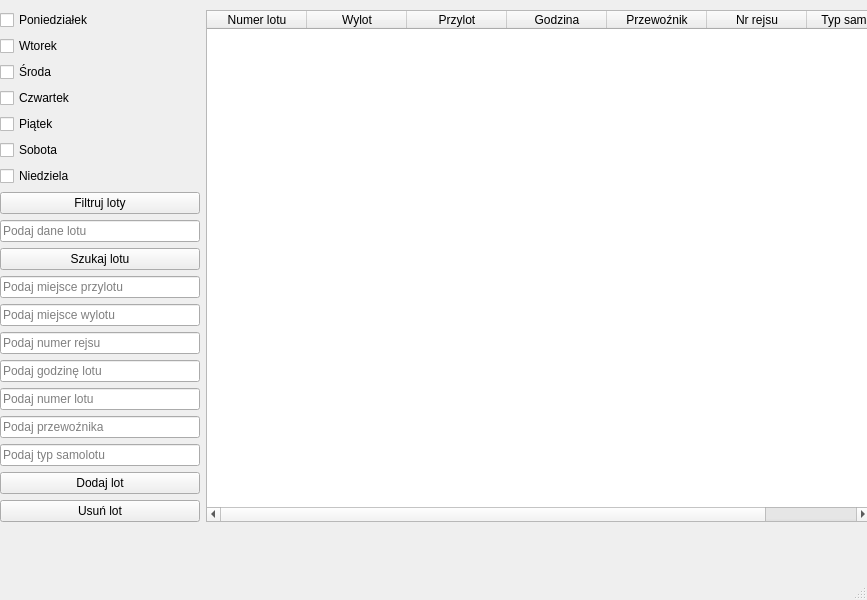
<?xml version="1.0" encoding="UTF-8"?>
<ui version="4.0">
 <class>MainWindow</class>
 <widget class="QMainWindow" name="MainWindow">
  <property name="geometry">
   <rect>
    <x>0</x>
    <y>0</y>
    <width>867</width>
    <height>600</height>
   </rect>
  </property>
  <property name="minimumSize">
   <size>
    <width>800</width>
    <height>400</height>
   </size>
  </property>
  <property name="maximumSize">
   <size>
    <width>16777215</width>
    <height>16777215</height>
   </size>
  </property>
  <property name="windowTitle">
   <string>Lotnisko Rzeszów-Jasionka</string>
  </property>
  <widget class="QWidget" name="centralwidget">
   <property name="enabled">
    <bool>true</bool>
   </property>
   <property name="minimumSize">
    <size>
     <width>1600</width>
     <height>1000</height>
    </size>
   </property>
   <property name="maximumSize">
    <size>
     <width>16777215</width>
     <height>16777215</height>
    </size>
   </property>
   <property name="layoutDirection">
    <enum>Qt::LayoutDirection::LeftToRight</enum>
   </property>
   <property name="autoFillBackground">
    <bool>false</bool>
   </property>
   <widget class="QWidget" name="horizontalLayoutWidget">
    <property name="geometry">
     <rect>
      <x>0</x>
      <y>10</y>
      <width>871</width>
      <height>441</height>
     </rect>
    </property>
    <layout class="QHBoxLayout" name="horizontalLayout_3">
     <property name="spacing">
      <number>6</number>
     </property>
     <property name="sizeConstraint">
      <enum>QLayout::SizeConstraint::SetMinimumSize</enum>
     </property>
     <item>
      <layout class="QVBoxLayout" name="verticalLayout">
       <item>
        <widget class="QCheckBox" name="checkMonday">
         <property name="text">
          <string>Poniedziałek</string>
         </property>
        </widget>
       </item>
       <item>
        <widget class="QCheckBox" name="checkTuesday">
         <property name="text">
          <string>Wtorek</string>
         </property>
        </widget>
       </item>
       <item>
        <widget class="QCheckBox" name="checkWednesday">
         <property name="text">
          <string>Środa</string>
         </property>
        </widget>
       </item>
       <item>
        <widget class="QCheckBox" name="checkThursday">
         <property name="text">
          <string>Czwartek</string>
         </property>
        </widget>
       </item>
       <item>
        <widget class="QCheckBox" name="checkFriday">
         <property name="text">
          <string>Piątek</string>
         </property>
        </widget>
       </item>
       <item>
        <widget class="QCheckBox" name="checkSaturday">
         <property name="text">
          <string>Sobota</string>
         </property>
        </widget>
       </item>
       <item>
        <widget class="QCheckBox" name="checkSunday">
         <property name="text">
          <string>Niedziela</string>
         </property>
        </widget>
       </item>
       <item>
        <widget class="QPushButton" name="btnFilter">
         <property name="maximumSize">
          <size>
           <width>200</width>
           <height>16777215</height>
          </size>
         </property>
         <property name="text">
          <string>Filtruj loty</string>
         </property>
        </widget>
       </item>
       <item>
        <widget class="QLineEdit" name="inputSearch">
         <property name="maximumSize">
          <size>
           <width>200</width>
           <height>16777215</height>
          </size>
         </property>
         <property name="text">
          <string/>
         </property>
         <property name="placeholderText">
          <string>Podaj dane lotu</string>
         </property>
        </widget>
       </item>
       <item>
        <widget class="QPushButton" name="btnSearch">
         <property name="maximumSize">
          <size>
           <width>200</width>
           <height>16777215</height>
          </size>
         </property>
         <property name="text">
          <string>Szukaj lotu</string>
         </property>
        </widget>
       </item>
       <item>
        <widget class="QLineEdit" name="inputArrival">
         <property name="maximumSize">
          <size>
           <width>200</width>
           <height>16777215</height>
          </size>
         </property>
         <property name="placeholderText">
          <string>Podaj miejsce przylotu</string>
         </property>
        </widget>
       </item>
       <item>
        <widget class="QLineEdit" name="inputDeparture">
         <property name="maximumSize">
          <size>
           <width>200</width>
           <height>16777215</height>
          </size>
         </property>
         <property name="placeholderText">
          <string>Podaj miejsce wylotu</string>
         </property>
        </widget>
       </item>
       <item>
        <widget class="QLineEdit" name="inputFlightCode">
         <property name="maximumSize">
          <size>
           <width>200</width>
           <height>16777215</height>
          </size>
         </property>
         <property name="placeholderText">
          <string>Podaj numer rejsu</string>
         </property>
        </widget>
       </item>
       <item>
        <widget class="QLineEdit" name="inputTime">
         <property name="maximumSize">
          <size>
           <width>200</width>
           <height>16777215</height>
          </size>
         </property>
         <property name="placeholderText">
          <string>Podaj godzinę lotu</string>
         </property>
        </widget>
       </item>
       <item>
        <widget class="QLineEdit" name="inputFlightNumber">
         <property name="maximumSize">
          <size>
           <width>200</width>
           <height>16777215</height>
          </size>
         </property>
         <property name="placeholderText">
          <string>Podaj numer lotu</string>
         </property>
        </widget>
       </item>
       <item>
        <widget class="QLineEdit" name="inputCarrier">
         <property name="maximumSize">
          <size>
           <width>200</width>
           <height>16777215</height>
          </size>
         </property>
         <property name="placeholderText">
          <string>Podaj przewoźnika</string>
         </property>
        </widget>
       </item>
       <item>
        <widget class="QLineEdit" name="inputAircraftType">
         <property name="maximumSize">
          <size>
           <width>200</width>
           <height>16777215</height>
          </size>
         </property>
         <property name="placeholderText">
          <string>Podaj typ samolotu</string>
         </property>
        </widget>
       </item>
       <item>
        <widget class="QPushButton" name="btnAddFlight">
         <property name="maximumSize">
          <size>
           <width>200</width>
           <height>16777215</height>
          </size>
         </property>
         <property name="text">
          <string>Dodaj lot</string>
         </property>
        </widget>
       </item>
       <item>
        <widget class="QPushButton" name="btnDeleteFlight">
         <property name="maximumSize">
          <size>
           <width>200</width>
           <height>16777215</height>
          </size>
         </property>
         <property name="text">
          <string>Usuń lot</string>
         </property>
        </widget>
       </item>
      </layout>
     </item>
     <item>
      <widget class="QTableWidget" name="tableFlights">
       <property name="minimumSize">
        <size>
         <width>600</width>
         <height>400</height>
        </size>
       </property>
       <property name="maximumSize">
        <size>
         <width>1000</width>
         <height>1000</height>
        </size>
       </property>
       <property name="layoutDirection">
        <enum>Qt::LayoutDirection::LeftToRight</enum>
       </property>
       <column>
        <property name="text">
         <string>Numer lotu</string>
        </property>
       </column>
       <column>
        <property name="text">
         <string>Wylot</string>
        </property>
       </column>
       <column>
        <property name="text">
         <string>Przylot</string>
        </property>
       </column>
       <column>
        <property name="text">
         <string>Godzina</string>
        </property>
       </column>
       <column>
        <property name="text">
         <string>Przewoźnik</string>
        </property>
       </column>
       <column>
        <property name="text">
         <string>Nr rejsu</string>
        </property>
       </column>
       <column>
        <property name="text">
         <string>Typ samolotu</string>
        </property>
       </column>
      </widget>
     </item>
    </layout>
   </widget>
  </widget>
  <widget class="QMenuBar" name="menubar">
   <property name="geometry">
    <rect>
     <x>0</x>
     <y>0</y>
     <width>867</width>
     <height>18</height>
    </rect>
   </property>
  </widget>
  <widget class="QStatusBar" name="statusbar"/>
 </widget>
 <resources/>
 <connections/>
</ui>
